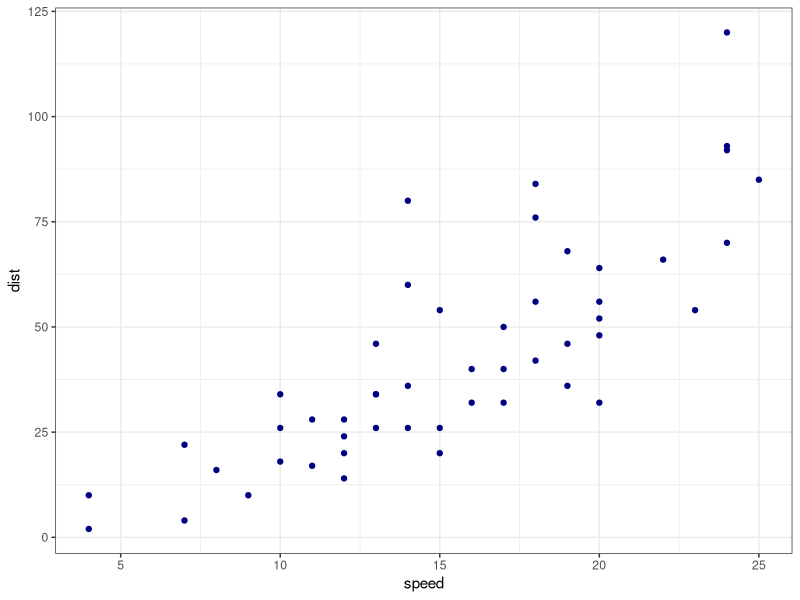
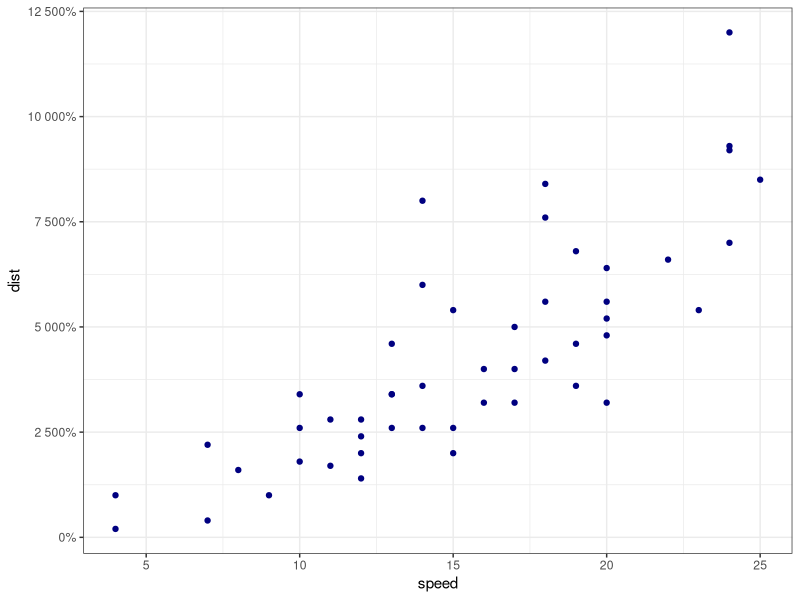
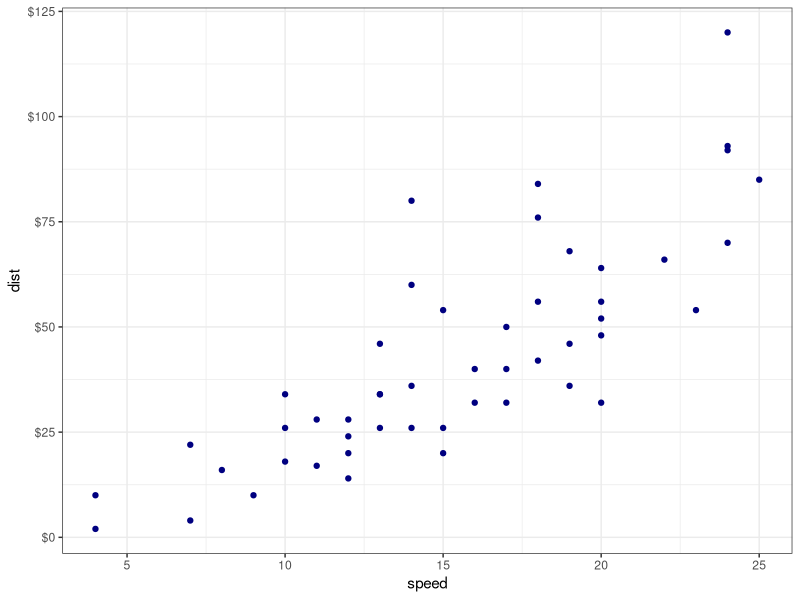
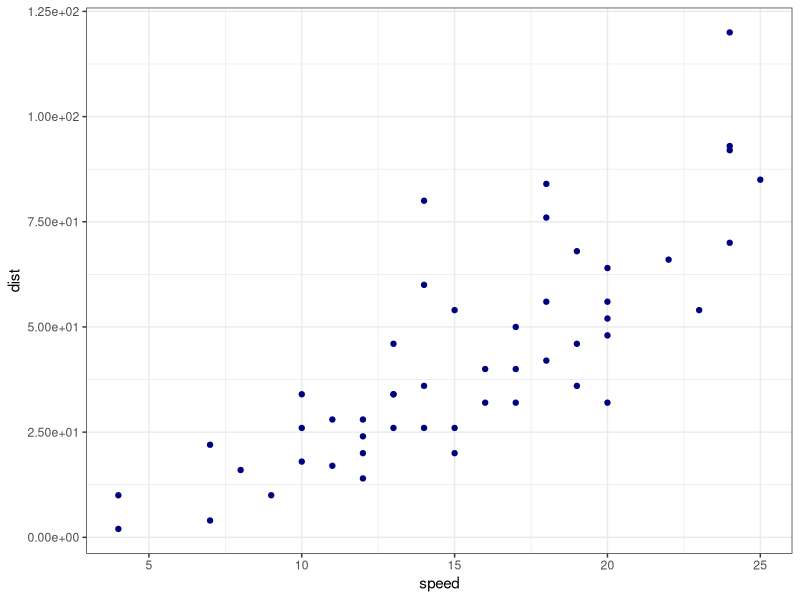
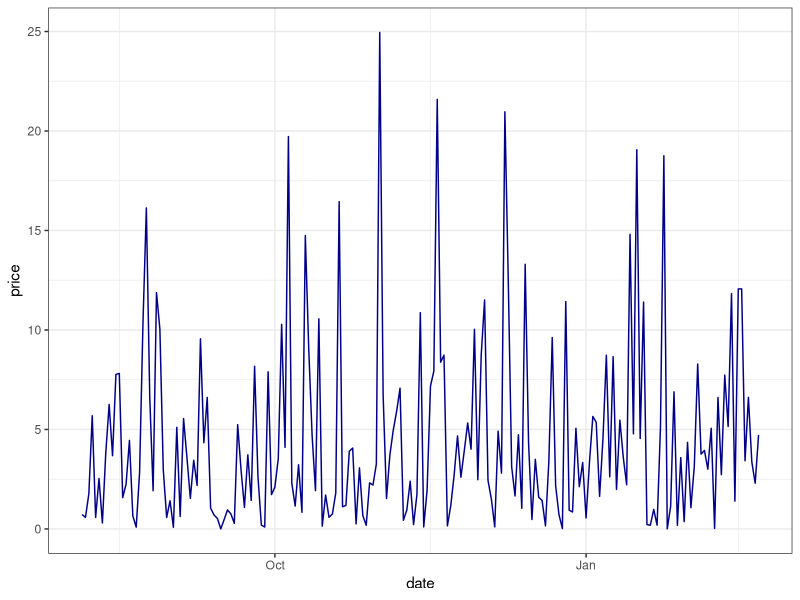
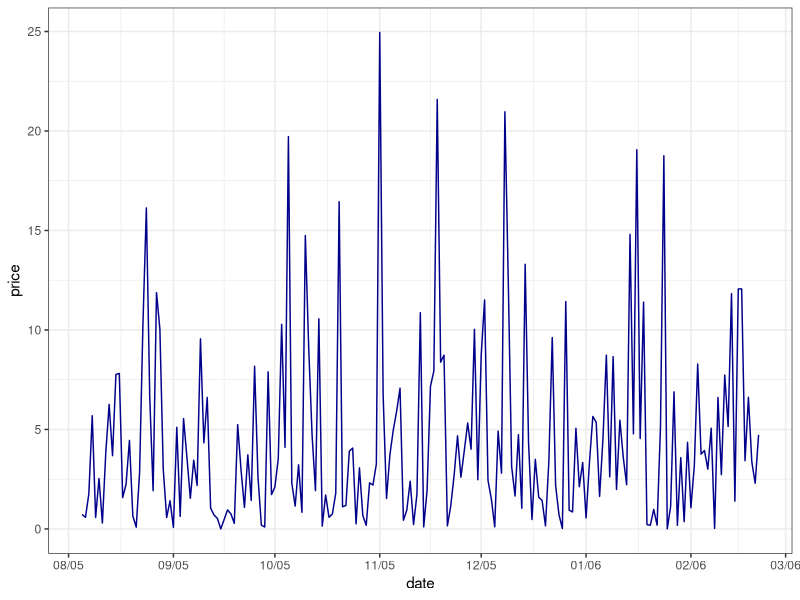
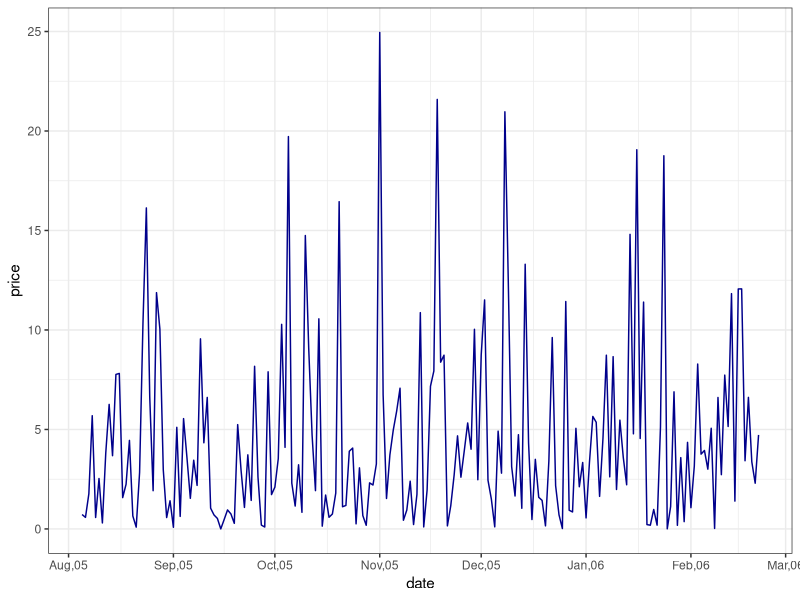

Generate these figures, in order, with R:
## ---- chunk 1
knitr::opts_chunk$set(warning = F, message = F)
## ---- chunk 2
# Gọi library
library(tidyverse)
library(scales)
# Sử dụng theme_bw cho tất cả các biểu đồ
theme_set(theme_bw())
## ---- chunk 3
# Tạo biểu đồ cơ bản
p <- ggplot(cars, aes(x = speed, y = dist)) + 
  geom_point(col = "navy")
p
## ---- chunk 4
p + scale_y_continuous(labels = percent)
## ---- chunk 5
# dollar
p + scale_y_continuous(labels = dollar)
## ---- chunk 6
p + scale_y_continuous(labels = scientific)
## ---- chunk 7
df <- data.frame(
  date = seq(13000, 13200, by = 1) %>% lubridate::as_date(),
  price = runif(201)*10*abs(rnorm(201,0,1)))
head(df)
## ---- chunk 8
p2 <- ggplot(data=df, 
             aes(x=date, y=price)) + 
  geom_line(col = "darkblue")
p2
## ---- chunk 9
library(scales)

# Format : tháng/ngày
p2 + scale_x_date(breaks = date_breaks("month"),
  labels = date_format("%m/%y")) 

# Format: tháng, năm - hiển thị ký tự tiếng Anh
p2 + scale_x_date(breaks = date_breaks("months"),
                  labels = date_format("%b,%y"))
